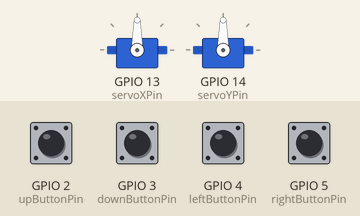
Recording of a sketch running on a simulated ESP32. Parts: 2 × servo. Inputs (shaded band) come from the test bench; at power-on: GPIO 2 (upButtonPin), GPIO 3 (downButtonPin), GPIO 4 (leftButtonPin), GPIO 5 (rightButtonPin) HIGH.

Above: at 1.2 s.
1.3 s: GPIO 2 (upButtonPin) pulled LOW for 1 s
At 3.6 s:
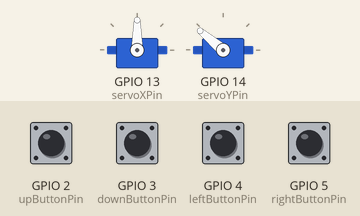
4.3 s: GPIO 5 (rightButtonPin) pulled LOW for 0.15 s
At 5.3 s:
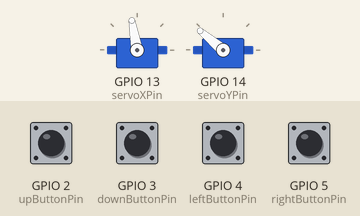
5.9 s: GPIO 3 (downButtonPin) pulled LOW for 0.15 s
At 6.5 s:
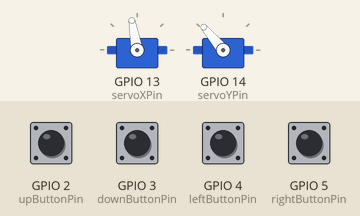
7.5 s: GPIO 4 (leftButtonPin) pulled LOW for 1 s
At 9.6 s:
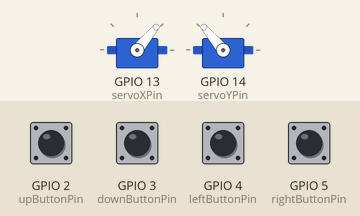
10.5 s: GPIO 2 (upButtonPin) pulled LOW for 0.15 s
At 11.3 s:
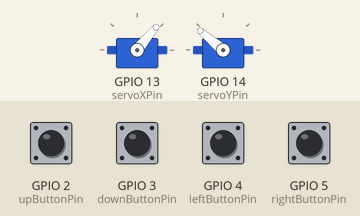
12.1 s: GPIO 3 (downButtonPin) pulled LOW for 1 s
At 14.4 s:
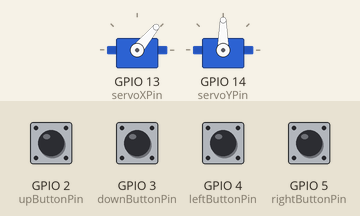
Timing chart, 0 to 15.9 s (numbered marks = the images above; inputs shaded):
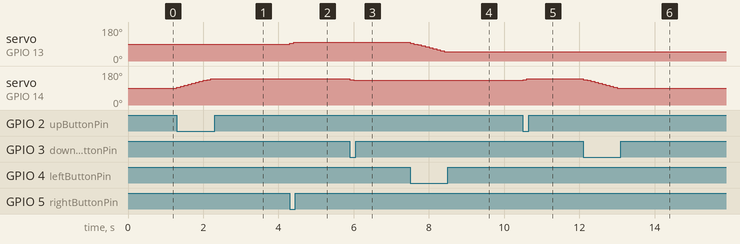

Measured:
- after the input at 1.3 s, servo on GPIO 14 (servoYPin): moves from 90° to 140° over 0.90 s, starting at once
- after the input at 4.3 s, servo on GPIO 13 (servoXPin): 90° → 95° at once, → 100° 0.10 s later
- after the input at 5.9 s, servo on GPIO 14 (servoYPin): 140° → 135° at once, → 130° 0.10 s later
- after the input at 7.5 s, servo on GPIO 13 (servoXPin): moves from 100° to 50° over 0.90 s, starting at once
- after the input at 10.5 s, servo on GPIO 14 (servoYPin): 130° → 135° at once, → 140° 0.10 s later
- after the input at 12.1 s, servo on GPIO 14 (servoYPin): moves from 140° to 90° over 0.90 s, starting at once

The sketch:

pb_servo_code.ino
```cpp
#include <ESP32Servo.h>  // Include the ESP32Servo library

// arbitrary pin definitions for pushbuttons (idk which ones we are using yet)
const int upButtonPin = 2;
const int downButtonPin = 3;
const int leftButtonPin = 4;
const int rightButtonPin = 5;

// Servos for X and Y axis
Servo servoX;
Servo servoY;

// Servo pin definitions (arbitrary, idk which ones yet)
const int servoXPin = 13;
const int servoYPin = 14;

// Variables to store servo positions (0 to 180 degrees)
int posX = 90;  // Initial position for X servo (middle)
int posY = 90;  // Initial position for Y servo (middle)

// Step size for servo movement (adjust as needed)
const int stepSize = 5;

void setup() {
  // Attach servos to pins
  servoX.attach(servoXPin);
  servoY.attach(servoYPin);

  // Set the initial position of both servos
  servoX.write(posX);
  servoY.write(posY);

  // Set pushbutton pins as inputs with pull-up resistors
  pinMode(upButtonPin, INPUT_PULLUP);
  pinMode(downButtonPin, INPUT_PULLUP);
  pinMode(leftButtonPin, INPUT_PULLUP);
  pinMode(rightButtonPin, INPUT_PULLUP);
}

void loop() {
  // Read the state of the buttons (LOW when pressed)
  bool upPressed = digitalRead(upButtonPin) == LOW;
  bool downPressed = digitalRead(downButtonPin) == LOW;
  bool leftPressed = digitalRead(leftButtonPin) == LOW;
  bool rightPressed = digitalRead(rightButtonPin) == LOW;

  // Control Y-axis (Up/Down) movement
  if (upPressed && posY < 180) {
    posY += stepSize;  // Move servoY up
  }
  if (downPressed && posY > 0) {
    posY -= stepSize;  // Move servoY down
  }

  // Control X-axis (Left/Right) movement
  if (leftPressed && posX > 0) {
    posX -= stepSize;  // Move servoX left
  }
  if (rightPressed && posX < 180) {
    posX += stepSize;  // Move servoX right
  }

  // Write the updated positions to the servos
  servoX.write(posX);
  servoY.write(posY);

  // Small delay to avoid excessive movement (adjust as needed)
  delay(100);
}
```
